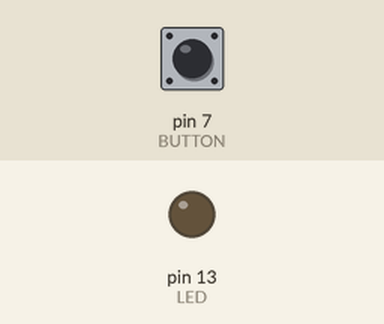
Simulated run of this sketch. Board: Arduino Uno, built with avr-gcc and run on an emulated ATmega328P. Parts: output pins drawn as LEDs (lit = HIGH). The inputs (shaded band) are chosen by the test bench; at power-on: pin 7 (BUTTON) HIGH.

Above: at 1.2 s.
1.3 s: pin 7 (BUTTON) pulled LOW for 0.15 s
At 2.3 s:
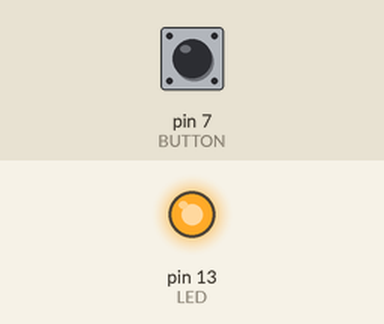
2.9 s: pin 7 (BUTTON) pulled LOW for 1 s
At 4.8 s:
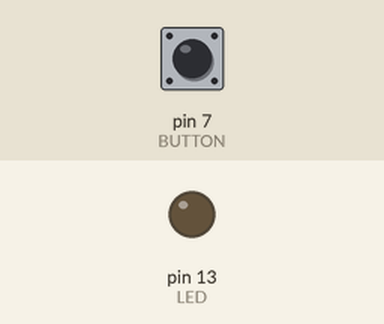
5.4 s: pin 7 (BUTTON) pulled LOW for 3.2 s
At 9.6 s:
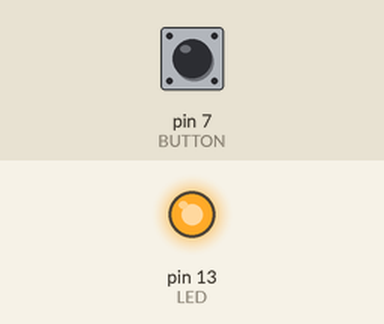
Timing chart, 0 to 11.1 s (numbered marks = the images above; inputs shaded):
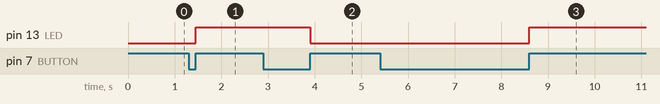

Measured:
- after the input at 1.3 s, pin 13 (LED): LOW → HIGH after 0.15 s
- after the input at 2.9 s, pin 13 (LED): HIGH → LOW after 1.0 s
- after the input at 5.4 s, pin 13 (LED): LOW → HIGH after 3.2 s

The sketch:

exercise4.ino
```cpp
#define BUTTON 7
#define LED 13

int buttonState = 0;
int lastButtonState = HIGH;
int ledState = LOW;

void setup() {
  pinMode(LED, OUTPUT);
  pinMode(BUTTON, INPUT_PULLUP);
}

void loop() {
  buttonState = digitalRead(BUTTON);

  if (buttonState == HIGH && lastButtonState == LOW) {
    ledState = !ledState;
    digitalWrite(LED, ledState);
  }

  lastButtonState = buttonState;
}
```
